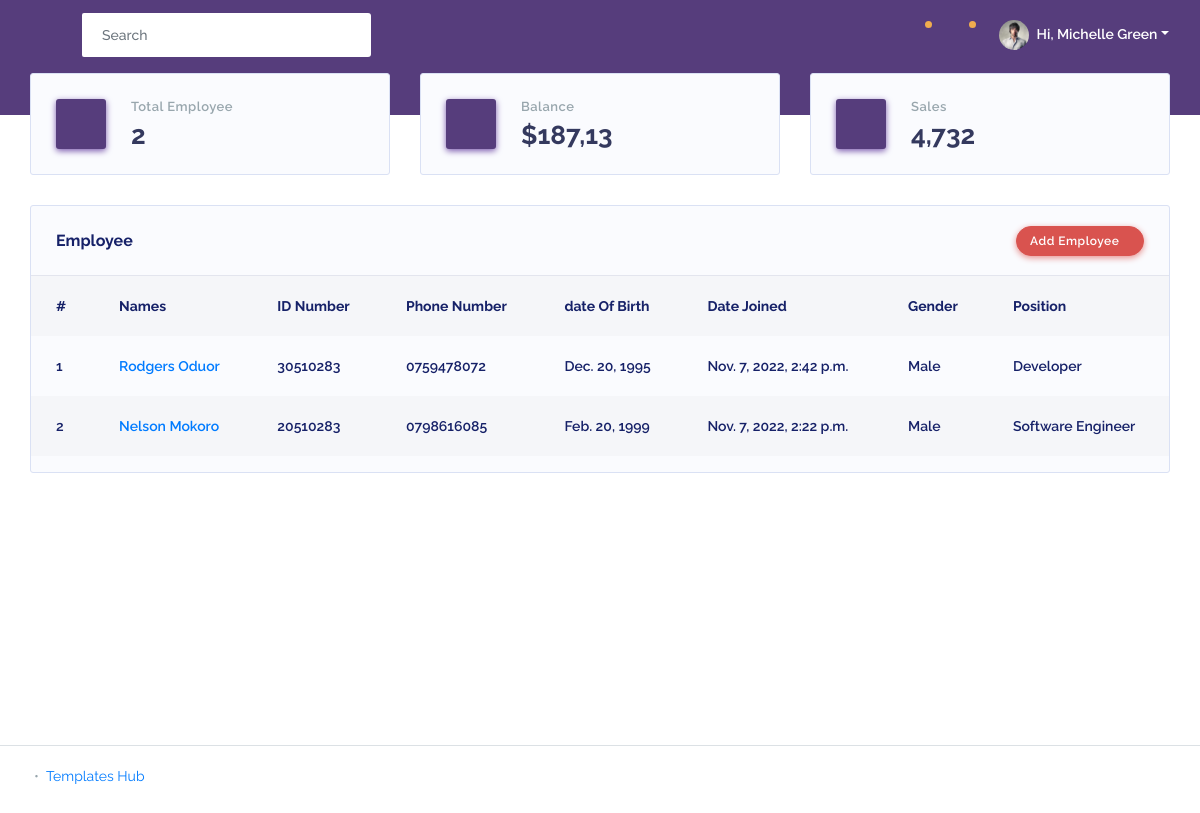
/dashboard/, run on the app's committed database.
### PanaceaApp/models.py (models this page shows, shortened)
class Employee(models.Model):
    fullname = models.CharField(max_length=255, blank=True, null=True)
    dateofbirth = models.DateField(blank=True, null=True)
    gender = models.CharField(max_length=20, blank=True, null=True)
    position = models.CharField(max_length=50, blank=True, null=True)
    idnumber = models.CharField(max_length=20, blank=True, null=True)
    telephone = models.CharField(max_length=20, blank=True, null=True)
    idphoto = models.ImageField(upload_to='media', blank=True, null=True)
    nssfphoto = models.ImageField(upload_to='media', blank=True, null=True)
    nhifphoto = models.ImageField(upload_to='media', blank=True, null=True)
    updated = models.DateTimeField(auto_now=True, null=True)
    created = models.DateTimeField(auto_now_add=True, null=True)
    class Meta:
        ordering = ['-updated', '-created']

### PanaceaApp/views.py (the view)
# urls.py: path('', views.home, name='home'),
def home(request):
    employees = Employee.objects.all()
    context = {'employees': employees}
    return render(request, 'PanaceaApp/home.html', context)

### PanaceaApp/templates/PanaceaApp/home.html
{% extends 'main.html' %}
{% block content %}
{% load static %}
<div class="main-content">
    <section class="section">
        <div class="row">
            <div class="col-lg-4 col-md-4 col-sm-12">
                <div class="card card-statistic-2">
                    <div class="card-icon shadow-primary bg-primary">
                        <i class="fas fa-archive"></i>
                    </div>
                    <div class="card-wrap">
                        <div class="card-header">
                            <h4>Total Employee</h4>
                        </div>
                        <div class="card-body">
                            {{employees.count}}
                        </div>
                    </div>
                </div>
            </div>
            <div class="col-lg-4 col-md-4 col-sm-12">
                <div class="card card-statistic-2">
                    <div class="card-icon shadow-primary bg-primary">
                        <i class="fas fa-dollar-sign"></i>
                    </div>
                    <div class="card-wrap">
                        <div class="card-header">
                            <h4>Balance</h4>
                        </div>
                        <div class="card-body">
                            $187,13
                        </div>
                    </div>
                </div>
            </div>
            <div class="col-lg-4 col-md-4 col-sm-12">
                <div class="card card-statistic-2">
                    <div class="card-icon shadow-primary bg-primary">
                        <i class="fas fa-shopping-bag"></i>
                    </div>
                    <div class="card-wrap">
                        <div class="card-header">
                            <h4>Sales</h4>
                        </div>
                        <div class="card-body">
                            4,732
                        </div>
                    </div>
                </div>
            </div>
        </div>
        <div class="row row-deck">
            <div class="col-md-12">
                <div class="card">
                    <div class="card-header">
                        <h4>Employee</h4>
                        <div class="card-header-action">
                            <a href="{% url 'addEmployee' %}" class="btn btn-danger">Add Employee<i
                                    class="fas fa-chevron-right"></i></a>
                        </div>
                    </div>
                    <div class="card-body p-0">
                        <div class="table-responsive table-invoice">
                            <table class="table table-striped">
                                <tr>
                                    <th>#</th>
                                    <th>Names</th>
                                    <th>ID Number</th>
                                    <th>Phone Number</th>
                                    <th>date Of Birth</th>
                                    <th>Date Joined</th>
                                    <th>Gender</th>
                                    <th>Position</th>
                                </tr>
                                {% for employee in employees %}
                                <tr>
                                    <td class="font-weight-600">{{forloop.counter}}</td>
                                    <td class="font-weight-600"><a class="font-weight-600"
                                            href="{% url 'employeeDetail' employee.id %}">{{employee.fullname}}</a></td>
                                    <td class="font-weight-600">{{employee.idnumber}}</td>
                                    <td class="font-weight-600">{{employee.telephone}}</td>
                                    <td class="font-weight-600">{{employee.dateofbirth}}</td>
                                    <td class="font-weight-600">{{employee.created}}</td>
                                    <td class="font-weight-600">{{employee.gender}}</td>
                                    <td class="font-weight-600">{{employee.position}}</td>
                                </tr>
                                {% endfor %}
                            </table>
                        </div>
                    </div>
                </div>
            </div>
        </div>
    </section>
</div>
{% endblock %}

### templates/main.html (shortened to what this page needs)
{% load static %}
<!DOCTYPE html>
<html lang="en">
<head>
    <link rel="stylesheet" href="{% static 'assets/modules/bootstrap/css/bootstrap.min.css' %}">
    <link rel="stylesheet" href="{% static 'assets/modules/fontawesome/css/all.min.css' %}">
    <link rel="stylesheet" href="{% static 'assets/modules/jqvmap/dist/jqvmap.min.css' %}">
    <link rel="stylesheet" href="{% static 'assets/modules/summernote/summernote-bs4.css' %}">
    <link rel="stylesheet" href="{% static 'assets/modules/owlcarousel2/dist/assets/owl.carousel.min.css' %}">
    <link rel="stylesheet" href="{% static 'assets/modules/owlcarousel2/dist/assets/owl.theme.default.min.css' %}">
    <link rel="stylesheet" href="{% static 'assets/css/style.min.css' %}">
    <link rel="stylesheet" href="{% static 'assets/css/components.min.css' %}">
</head>
<body class="layout-4">
    <div id="app">
        <div class="main-wrapper main-wrapper-1">
            {% include 'header.html' %}
            {% block content %}
            {% endblock %}
            {% include 'footer.html' %}
        </div>
    </div>
</body>
</html>

### templates/header.html (shortened to what this page needs)
{% load static %}
<div class="navbar-bg"></div>
        <nav class="navbar navbar-expand-lg main-navbar">
            <form class="form-inline mr-auto">
                <ul class="navbar-nav mr-3">
                    <li><a href="#" data-toggle="sidebar" class="nav-link nav-link-lg"><i class="fas fa-bars"></i></a></li>
                </ul>
                <div class="search-element">
                    <input class="form-control" type="search" placeholder="Search" aria-label="Search" data-width="250">
                    <button class="btn" type="submit"><i class="fas fa-search"></i></button>
                </div>
            </form>
            <ul class="navbar-nav navbar-right">
                <li class="dropdown dropdown-list-toggle"><a href="#" data-toggle="dropdown" class="nav-link nav-link-lg message-toggle beep"><i class="far fa-envelope"></i></a>
                </li>
                <li class="dropdown dropdown-list-toggle"><a href="#" data-toggle="dropdown" class="nav-link notification-toggle nav-link-lg beep"><i class="far fa-bell"></i></a>
                </li>
                <li class="dropdown">
                    <a href="#" data-toggle="dropdown" class="nav-link dropdown-toggle nav-link-lg nav-link-user">
                    <img alt="image" src="assets/img/avatar/avatar-1.png" class="rounded-circle mr-1">
                    <div class="d-sm-none d-lg-inline-block">Hi, Michelle Green</div></a>
                </li>
            </ul>
        </nav>

### templates/footer.html (shortened to what this page needs)
 <footer class="main-footer">
    <div class="footer-left">
         <div class="bullet"></div>  <a href="templateshub.net">Templates Hub</a>
    </div>
</footer>

### data on the page
Employee: fullname "Rodgers Oduor", idnumber "30510283", telephone "0759478072", dateofbirth "Dec. 20, 1995", created "Nov. 7, 2022, 2:42 p.m.", gender "Male", position "Developer"
Employee: fullname "Nelson Mokoro", idnumber "20510283", telephone "0798616085", dateofbirth "Feb. 20, 1999", created "Nov. 7, 2022, 2:22 p.m.", gender "Male", position "Software Engineer"

### other printed values
{{ employees.count }} "2"
